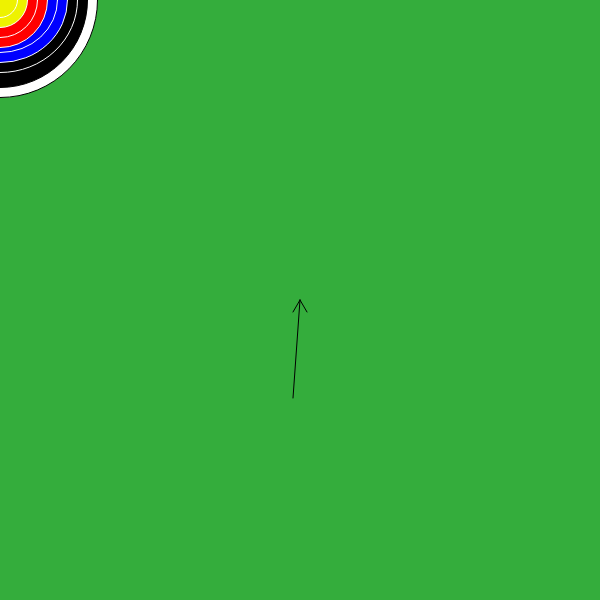
Frame 1 (no input)
Frame 60 (no input): identical to frame 1, image omitted
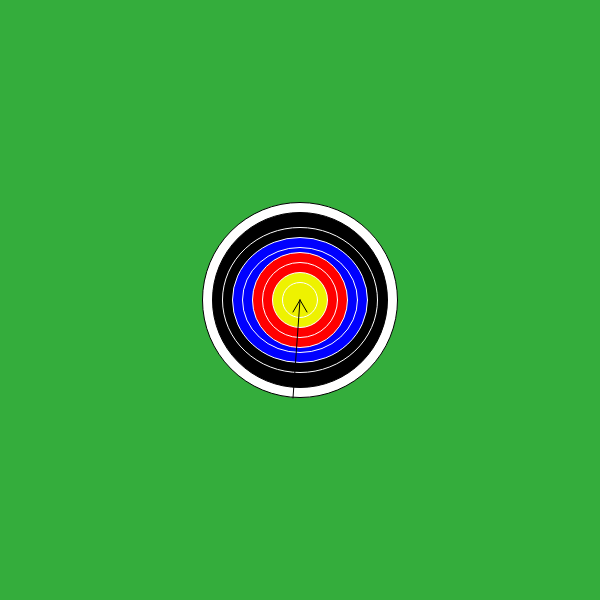
Frame 120 (the mouse pressed at the canvas centre since frame 60)

The p5.js sketch that drew these frames (run headless with seeded random() and noise() and a simulated clock; from frame 60 on, the mouse is pressed at the canvas centre):

// p5.js sketch
// ── sketch.js
function setup(){
createCanvas(600, 600);

}


function draw (){
  background(52, 173, 60);
  target(mouseX, mouseY);
  arrow();

}

function target(x,y){
  ellipse(x, y, 195, 195);
  fill(0, 0, 0)
  ellipse(x, y  , 175, 175);
  fill(0, 0, 0)
  stroke(255, 255, 255)
  ellipse(x, y, 155, 145);
  fill("blue")
  ellipse(x, y, 135, 125);
  fill("blue")
  ellipse(x, y, 115, 105);
  fill("red")
  ellipse(x, y, 95, 95);
  fill("red")
  ellipse(x, y, 75, 75);
  fill(238, 242, 0)
  ellipse(x, y, 55, 55);
  fill(238, 242, 0)
  ellipse(x, y, 35, 35);
  fill(255, 255, 255);

}

function arrow(){
stroke(0, 0, 0)
line(300, 300, 307, 312);
line(300, 300, 293, 398);
line(300, 300, 293, 312);
stroke(0, 0, 0)
}
